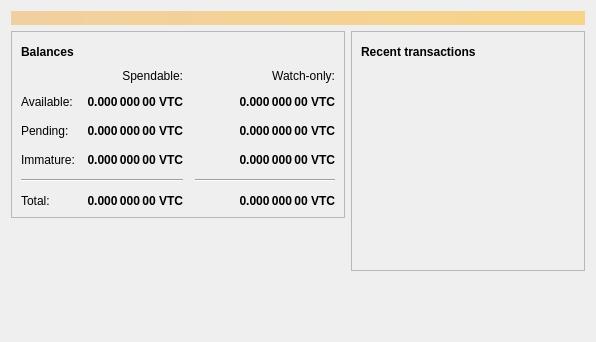
<?xml version="1.0" encoding="UTF-8"?>
<ui version="4.0">
 <class>OverviewPage</class>
 <widget class="QWidget" name="OverviewPage">
  <property name="geometry">
   <rect>
    <x>0</x>
    <y>0</y>
    <width>596</width>
    <height>342</height>
   </rect>
  </property>
  <property name="windowTitle">
   <string>Form</string>
  </property>
  <layout class="QVBoxLayout" name="topLayout">
   <item>
    <widget class="QLabel" name="labelAlerts">
     <property name="visible">
      <bool>false</bool>
     </property>
     <property name="styleSheet">
      <string notr="true">QLabel { background-color: qlineargradient(x1: 0, y1: 0, x2: 1, y2: 0, stop:0 #F0D0A0, stop:1 #F8D488); color:#000000; }</string>
     </property>
     <property name="wordWrap">
      <bool>true</bool>
     </property>
     <property name="margin">
      <number>3</number>
     </property>
     <property name="textInteractionFlags">
      <set>Qt::TextSelectableByMouse</set>
     </property>
    </widget>
   </item>
   <item>
    <layout class="QHBoxLayout" name="horizontalLayout" stretch="1,1">
     <item>
      <layout class="QVBoxLayout" name="verticalLayout_2">
       <item>
        <widget class="QFrame" name="frame">
         <property name="frameShape">
          <enum>QFrame::StyledPanel</enum>
         </property>
         <property name="frameShadow">
          <enum>QFrame::Raised</enum>
         </property>
         <layout class="QVBoxLayout" name="verticalLayout_4">
          <item>
           <layout class="QHBoxLayout" name="horizontalLayout_4">
            <item>
             <widget class="QLabel" name="label_5">
              <property name="font">
               <font>
                <weight>75</weight>
                <bold>true</bold>
               </font>
              </property>
              <property name="text">
               <string>Balances</string>
              </property>
             </widget>
            </item>
            <item>
             <widget class="QPushButton" name="labelWalletStatus">
              <property name="enabled">
               <bool>true</bool>
              </property>
              <property name="maximumSize">
               <size>
                <width>30</width>
                <height>16777215</height>
               </size>
              </property>
              <property name="toolTip">
               <string>The displayed information may be out of date. Your wallet automatically synchronizes with the Vickcoin network after a connection is established, but this process has not completed yet.</string>
              </property>
              <property name="text">
               <string/>
              </property>
              <property name="icon">
               <iconset resource="../bitcoin.qrc">
                <normaloff>:/icons/warning</normaloff>
                <disabledoff>:/icons/warning</disabledoff>:/icons/warning</iconset>
              </property>
              <property name="iconSize">
               <size>
                <width>24</width>
                <height>24</height>
               </size>
              </property>
              <property name="flat">
               <bool>true</bool>
              </property>
             </widget>
            </item>
            <item>
             <spacer name="horizontalSpacer_3">
              <property name="orientation">
               <enum>Qt::Horizontal</enum>
              </property>
              <property name="sizeHint" stdset="0">
               <size>
                <width>40</width>
                <height>20</height>
               </size>
              </property>
             </spacer>
            </item>
           </layout>
          </item>
          <item>
           <layout class="QGridLayout" name="gridLayout">
            <property name="spacing">
             <number>12</number>
            </property>
            <item row="2" column="2">
             <widget class="QLabel" name="labelWatchPending">
              <property name="font">
               <font>
                <weight>75</weight>
                <bold>true</bold>
               </font>
              </property>
              <property name="cursor">
               <cursorShape>IBeamCursor</cursorShape>
              </property>
              <property name="toolTip">
               <string>Unconfirmed transactions to watch-only addresses</string>
              </property>
              <property name="text">
               <string notr="true">0.000 000 00 VTC</string>
              </property>
              <property name="alignment">
               <set>Qt::AlignRight|Qt::AlignTrailing|Qt::AlignVCenter</set>
              </property>
              <property name="textInteractionFlags">
               <set>Qt::LinksAccessibleByMouse|Qt::TextSelectableByKeyboard|Qt::TextSelectableByMouse</set>
              </property>
             </widget>
            </item>
            <item row="2" column="1">
             <widget class="QLabel" name="labelUnconfirmed">
              <property name="font">
               <font>
                <weight>75</weight>
                <bold>true</bold>
               </font>
              </property>
              <property name="cursor">
               <cursorShape>IBeamCursor</cursorShape>
              </property>
              <property name="toolTip">
               <string>Total of transactions that have yet to be confirmed, and do not yet count toward the spendable balance</string>
              </property>
              <property name="text">
               <string notr="true">0.000 000 00 VTC</string>
              </property>
              <property name="alignment">
               <set>Qt::AlignRight|Qt::AlignTrailing|Qt::AlignVCenter</set>
              </property>
              <property name="textInteractionFlags">
               <set>Qt::LinksAccessibleByMouse|Qt::TextSelectableByKeyboard|Qt::TextSelectableByMouse</set>
              </property>
             </widget>
            </item>
            <item row="3" column="2">
             <widget class="QLabel" name="labelWatchImmature">
              <property name="font">
               <font>
                <weight>75</weight>
                <bold>true</bold>
               </font>
              </property>
              <property name="cursor">
               <cursorShape>IBeamCursor</cursorShape>
              </property>
              <property name="toolTip">
               <string>Mined balance in watch-only addresses that has not yet matured</string>
              </property>
              <property name="text">
               <string notr="true">0.000 000 00 VTC</string>
              </property>
              <property name="alignment">
               <set>Qt::AlignRight|Qt::AlignTrailing|Qt::AlignVCenter</set>
              </property>
              <property name="textInteractionFlags">
               <set>Qt::LinksAccessibleByMouse|Qt::TextSelectableByKeyboard|Qt::TextSelectableByMouse</set>
              </property>
             </widget>
            </item>
            <item row="4" column="0" colspan="2">
             <widget class="Line" name="line">
              <property name="orientation">
               <enum>Qt::Horizontal</enum>
              </property>
             </widget>
            </item>
            <item row="4" column="2">
             <widget class="Line" name="lineWatchBalance">
              <property name="sizePolicy">
               <sizepolicy hsizetype="Preferred" vsizetype="Fixed">
                <horstretch>0</horstretch>
                <verstretch>0</verstretch>
               </sizepolicy>
              </property>
              <property name="minimumSize">
               <size>
                <width>140</width>
                <height>0</height>
               </size>
              </property>
              <property name="orientation">
               <enum>Qt::Horizontal</enum>
              </property>
             </widget>
            </item>
            <item row="5" column="0">
             <widget class="QLabel" name="labelTotalText">
              <property name="text">
               <string>Total:</string>
              </property>
             </widget>
            </item>
            <item row="3" column="1">
             <widget class="QLabel" name="labelImmature">
              <property name="font">
               <font>
                <weight>75</weight>
                <bold>true</bold>
               </font>
              </property>
              <property name="cursor">
               <cursorShape>IBeamCursor</cursorShape>
              </property>
              <property name="toolTip">
               <string>Mined balance that has not yet matured</string>
              </property>
              <property name="text">
               <string notr="true">0.000 000 00 VTC</string>
              </property>
              <property name="alignment">
               <set>Qt::AlignRight|Qt::AlignTrailing|Qt::AlignVCenter</set>
              </property>
              <property name="textInteractionFlags">
               <set>Qt::LinksAccessibleByMouse|Qt::TextSelectableByKeyboard|Qt::TextSelectableByMouse</set>
              </property>
             </widget>
            </item>
            <item row="2" column="3">
             <spacer name="horizontalSpacer_2">
              <property name="orientation">
               <enum>Qt::Horizontal</enum>
              </property>
              <property name="sizeHint" stdset="0">
               <size>
                <width>40</width>
                <height>20</height>
               </size>
              </property>
             </spacer>
            </item>
            <item row="3" column="0">
             <widget class="QLabel" name="labelImmatureText">
              <property name="text">
               <string>Immature:</string>
              </property>
             </widget>
            </item>
            <item row="5" column="1">
             <widget class="QLabel" name="labelTotal">
              <property name="font">
               <font>
                <weight>75</weight>
                <bold>true</bold>
               </font>
              </property>
              <property name="cursor">
               <cursorShape>IBeamCursor</cursorShape>
              </property>
              <property name="toolTip">
               <string>Your current total balance</string>
              </property>
              <property name="text">
               <string notr="true">0.000 000 00 VTC</string>
              </property>
              <property name="alignment">
               <set>Qt::AlignRight|Qt::AlignTrailing|Qt::AlignVCenter</set>
              </property>
              <property name="textInteractionFlags">
               <set>Qt::LinksAccessibleByMouse|Qt::TextSelectableByKeyboard|Qt::TextSelectableByMouse</set>
              </property>
             </widget>
            </item>
            <item row="5" column="2">
             <widget class="QLabel" name="labelWatchTotal">
              <property name="font">
               <font>
                <weight>75</weight>
                <bold>true</bold>
               </font>
              </property>
              <property name="cursor">
               <cursorShape>IBeamCursor</cursorShape>
              </property>
              <property name="toolTip">
               <string>Current total balance in watch-only addresses</string>
              </property>
              <property name="text">
               <string notr="true">0.000 000 00 VTC</string>
              </property>
              <property name="alignment">
               <set>Qt::AlignRight|Qt::AlignTrailing|Qt::AlignVCenter</set>
              </property>
              <property name="textInteractionFlags">
               <set>Qt::LinksAccessibleByMouse|Qt::TextSelectableByKeyboard|Qt::TextSelectableByMouse</set>
              </property>
             </widget>
            </item>
            <item row="0" column="2">
             <widget class="QLabel" name="labelWatchonly">
              <property name="text">
               <string>Watch-only:</string>
              </property>
              <property name="alignment">
               <set>Qt::AlignRight|Qt::AlignTrailing|Qt::AlignVCenter</set>
              </property>
             </widget>
            </item>
            <item row="1" column="0">
             <widget class="QLabel" name="labelBalanceText">
              <property name="text">
               <string>Available:</string>
              </property>
             </widget>
            </item>
            <item row="1" column="1">
             <widget class="QLabel" name="labelBalance">
              <property name="font">
               <font>
                <weight>75</weight>
                <bold>true</bold>
               </font>
              </property>
              <property name="cursor">
               <cursorShape>IBeamCursor</cursorShape>
              </property>
              <property name="toolTip">
               <string>Your current spendable balance</string>
              </property>
              <property name="text">
               <string notr="true">0.000 000 00 VTC</string>
              </property>
              <property name="alignment">
               <set>Qt::AlignRight|Qt::AlignTrailing|Qt::AlignVCenter</set>
              </property>
              <property name="textInteractionFlags">
               <set>Qt::LinksAccessibleByMouse|Qt::TextSelectableByKeyboard|Qt::TextSelectableByMouse</set>
              </property>
             </widget>
            </item>
            <item row="1" column="2">
             <widget class="QLabel" name="labelWatchAvailable">
              <property name="font">
               <font>
                <weight>75</weight>
                <bold>true</bold>
               </font>
              </property>
              <property name="cursor">
               <cursorShape>IBeamCursor</cursorShape>
              </property>
              <property name="toolTip">
               <string>Your current balance in watch-only addresses</string>
              </property>
              <property name="text">
               <string notr="true">0.000 000 00 VTC</string>
              </property>
              <property name="alignment">
               <set>Qt::AlignRight|Qt::AlignTrailing|Qt::AlignVCenter</set>
              </property>
              <property name="textInteractionFlags">
               <set>Qt::LinksAccessibleByMouse|Qt::TextSelectableByKeyboard|Qt::TextSelectableByMouse</set>
              </property>
             </widget>
            </item>
            <item row="2" column="0">
             <widget class="QLabel" name="labelPendingText">
              <property name="text">
               <string>Pending:</string>
              </property>
             </widget>
            </item>
            <item row="0" column="1">
             <widget class="QLabel" name="labelSpendable">
              <property name="text">
               <string>Spendable:</string>
              </property>
              <property name="alignment">
               <set>Qt::AlignRight|Qt::AlignTrailing|Qt::AlignVCenter</set>
              </property>
             </widget>
            </item>
           </layout>
          </item>
         </layout>
        </widget>
       </item>
       <item>
        <spacer name="verticalSpacer">
         <property name="orientation">
          <enum>Qt::Vertical</enum>
         </property>
         <property name="sizeHint" stdset="0">
          <size>
           <width>20</width>
           <height>40</height>
          </size>
         </property>
        </spacer>
       </item>
      </layout>
     </item>
     <item>
      <layout class="QVBoxLayout" name="verticalLayout_3">
       <item>
        <widget class="QFrame" name="frame_2">
         <property name="frameShape">
          <enum>QFrame::StyledPanel</enum>
         </property>
         <property name="frameShadow">
          <enum>QFrame::Raised</enum>
         </property>
         <layout class="QVBoxLayout" name="verticalLayout">
          <item>
           <layout class="QHBoxLayout" name="horizontalLayout_2">
            <item>
             <widget class="QLabel" name="label_4">
              <property name="font">
               <font>
                <weight>75</weight>
                <bold>true</bold>
               </font>
              </property>
              <property name="text">
               <string>Recent transactions</string>
              </property>
             </widget>
            </item>
            <item>
             <widget class="QPushButton" name="labelTransactionsStatus">
              <property name="enabled">
               <bool>true</bool>
              </property>
              <property name="maximumSize">
               <size>
                <width>30</width>
                <height>16777215</height>
               </size>
              </property>
              <property name="toolTip">
               <string>The displayed information may be out of date. Your wallet automatically synchronizes with the Vickcoin network after a connection is established, but this process has not completed yet.</string>
              </property>
              <property name="text">
               <string/>
              </property>
              <property name="icon">
               <iconset resource="../bitcoin.qrc">
                <normaloff>:/icons/warning</normaloff>
                <disabledoff>:/icons/warning</disabledoff>:/icons/warning</iconset>
              </property>
              <property name="iconSize">
               <size>
                <width>24</width>
                <height>24</height>
               </size>
              </property>
              <property name="flat">
               <bool>true</bool>
              </property>
             </widget>
            </item>
            <item>
             <spacer name="horizontalSpacer">
              <property name="orientation">
               <enum>Qt::Horizontal</enum>
              </property>
              <property name="sizeHint" stdset="0">
               <size>
                <width>40</width>
                <height>20</height>
               </size>
              </property>
             </spacer>
            </item>
           </layout>
          </item>
          <item>
           <widget class="QListView" name="listTransactions">
            <property name="styleSheet">
             <string notr="true">QListView { background: transparent; }</string>
            </property>
            <property name="frameShape">
             <enum>QFrame::NoFrame</enum>
            </property>
            <property name="verticalScrollBarPolicy">
             <enum>Qt::ScrollBarAlwaysOff</enum>
            </property>
            <property name="horizontalScrollBarPolicy">
             <enum>Qt::ScrollBarAlwaysOff</enum>
            </property>
            <property name="selectionMode">
             <enum>QAbstractItemView::NoSelection</enum>
            </property>
           </widget>
          </item>
         </layout>
        </widget>
       </item>
       <item>
        <spacer name="verticalSpacer_2">
         <property name="orientation">
          <enum>Qt::Vertical</enum>
         </property>
         <property name="sizeHint" stdset="0">
          <size>
           <width>20</width>
           <height>40</height>
          </size>
         </property>
        </spacer>
       </item>
      </layout>
     </item>
    </layout>
   </item>
  </layout>
 </widget>
 <resources/>
 <connections/>
</ui>
